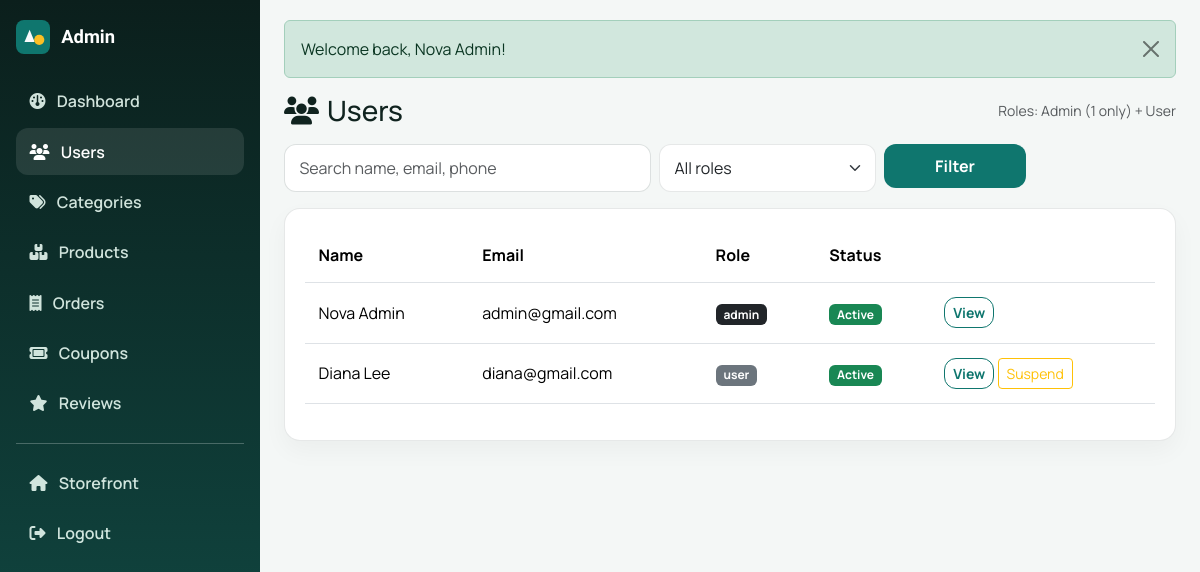
The page /admin/users.php (signed in) on the database its author committed.
### tables this page shows
CREATE TABLE users (
  id INT UNSIGNED AUTO_INCREMENT PRIMARY KEY,
  name VARCHAR(120) NOT NULL,
  email VARCHAR(190) NOT NULL UNIQUE,
  password VARCHAR(255) NOT NULL,
  phone VARCHAR(40) NOT NULL DEFAULT '',
  address TEXT NOT NULL,
  role ENUM('admin','user') NOT NULL DEFAULT 'user',
  status ENUM('active','suspended') NOT NULL DEFAULT 'active',
  must_change_password TINYINT(1) NOT NULL DEFAULT 0,
  avatar VARCHAR(255) DEFAULT NULL,
  store_name VARCHAR(150) DEFAULT NULL,
  created_at DATETIME NOT NULL,
  updated_at DATETIME NOT NULL,
  INDEX idx_users_role (role),
  INDEX idx_users_status (status)
);

### config/db.php (called while the page is built, shortened)
<?php
function db(): PDO
{
    static $pdo = null;
    if ($pdo instanceof PDO) {
        return $pdo;
    }
    $host = (string) env('DB_HOST', '127.0.0.1');
    $name = (string) env('DB_NAME', 'ecommerce');
    $user = (string) env('DB_USER', 'root');
    $pass = (string) env('DB_PASS', '');
    $charset = (string) env('DB_CHARSET', 'utf8mb4');
    $dsn = "mysql:host={$host};dbname={$name};charset={$charset}";
    try {
        $pdo = new PDO($dsn, $user, $pass, [
            PDO::ATTR_ERRMODE => PDO::ERRMODE_EXCEPTION,
            PDO::ATTR_DEFAULT_FETCH_MODE => PDO::FETCH_ASSOC,
            PDO::ATTR_EMULATE_PREPARES => false,
        ]);
    } catch (PDOException $e) {
        if (function_exists('app_log')) {
            app_log('database', 'Connection failed: ' . $e->getMessage());
        }
        $debug = defined('APP_DEBUG') ? APP_DEBUG : true;
        if ($debug) {
            http_response_code(500);
            echo '<h1>Database connection error</h1><p>Please check config/.env and ensure MySQL is running and the database is imported.</p>';
            if (function_exists('e')) {
                echo '<pre>' . e($e->getMessage()) . '</pre>';
            } else {
                echo '<pre>' . htmlspecialchars($e->getMessage(), ENT_QUOTES, 'UTF-8') . '</pre>';
            }
            exit;
        }
        http_response_code(500);
        echo '<h1>Service temporarily unavailable</h1><p>Please try again later.</p>';
        exit;
    }
    return $pdo;
}

### includes/auth.php (called while the page is built, shortened)
<?php
function current_user(): ?array
{
    static $cached = null;
    if ($cached !== null && (int) $cached['id'] === (int) $_SESSION['user_id']) {
        return $cached;
    }
    $stmt = db()->prepare('SELECT * FROM users WHERE id = ? LIMIT 1');
    $stmt->execute([(int) $_SESSION['user_id']]);
    $user = $stmt->fetch();
    return $user;
}
function is_logged_in(): bool
{
    return current_user() !== null;
}
function require_login(): void
{
    if (!is_logged_in()) {
        flash('warning', 'Please log in to continue.');
        redirect('/public/login.php');
    }
}
function require_role(string ...$roles): void
{
    require_login();
}
function require_admin(): void
{
    require_role('admin');
}

### admin/users.php (the view, shortened to what this page needs)
<?php
require_admin();
$pdo = db();
$q = trim((string) ($_GET['q'] ?? ''));
$where = ['1=1'];
$params = [];
$sql = 'SELECT * FROM users WHERE ' . implode(' AND ', $where) . ' ORDER BY FIELD(role, "admin", "user"), created_at DESC';
$stmt = $pdo->prepare($sql);
$stmt->execute($params);
$users = $stmt->fetchAll();
require NB_ROOT . '/includes/admin_header.php';
?>
<div class="d-flex justify-content-between align-items-center mb-3">
    <h1 class="h3 mb-0"><i class="fa-solid fa-users me-2"></i>Users</h1>
    <span class="text-muted small">Roles: Admin (1 only) + User</span>
</div>
<form class="row g-2 mb-3" method="get">
    <div class="col-md-5"><input class="form-control" name="q" value="<?= e($q) ?>" placeholder="Search name, email, phone"></div>
    <div class="col-md-3">
        <select class="form-select" name="role">
            <option value="">All roles</option>
        </select>
    </div>
    <div class="col-md-2"><button class="btn btn-nb-primary w-100" type="submit">Filter</button></div>
</form>
<div class="nb-panel table-responsive">
    <table class="table align-middle">
        <thead><tr><th>Name</th><th>Email</th><th>Role</th><th>Status</th><th></th></tr></thead>
        <tbody>
        <?php foreach ($users as $u): ?>
            <tr>
                <td><?= e($u['name']) ?></td>
                <td><?= e($u['email']) ?></td>
                <td><span class="badge text-bg-<?= $u['role'] === 'admin' ? 'dark' : 'secondary' ?>"><?= e($u['role']) ?></span></td>
                <td><?= status_badge($u['status']) ?></td>
                <td class="text-nowrap">
                    <a class="btn btn-sm btn-nb-outline" href="<?= e(url('/admin/user_view.php?id=' . (int) $u['id'])) ?>">View</a>
                    <?php if ($u['role'] !== 'admin'): ?>
                    <form method="post" class="d-inline">
                        <button class="btn btn-sm btn-outline-warning" name="action" value="toggle_status" type="submit" data-confirm="Change user status?"><?= $u['status'] === 'active' ? 'Suspend' : 'Activate' ?></button>
                    </form>
                    <?php endif; ?>
                </td>
            </tr>
        <?php endforeach; ?>
        </tbody>
    </table>
</div>
<?php require NB_ROOT . '/includes/admin_footer.php'; ?>

### includes/functions.php (shortened to what this page needs)
<?php
function e(?string $value): string
{
    return htmlspecialchars((string) $value, ENT_QUOTES | ENT_SUBSTITUTE, 'UTF-8');
}
function url(string $path = ''): string
{
    $path = '/' . ltrim($path, '/');
    return APP_BASE_PATH . ($path === '/' ? '' : $path);
}
function status_badge(string $status): string
{
    $map = [
        'active' => 'success',
        'inactive' => 'secondary',
        'suspended' => 'danger',
        'pending' => 'warning',
        'paid' => 'info',
        'processing' => 'primary',
        'shipped' => 'info',
        'completed' => 'success',
        'cancelled' => 'danger',
        'failed' => 'danger',
        'refunded' => 'secondary',
        'approved' => 'success',
        'hidden' => 'secondary',
        'archived' => 'dark',
    ];
    $class = $map[$status] ?? 'secondary';
    return '<span class="badge text-bg-' . e($class) . '">' . e(ucfirst($status)) . '</span>';
}

### assets/css/style.css (style rules this page uses)
:root { --nb-ink: #10231f; --nb-muted: #5b6b66; --nb-surface: #f3f7f5; --nb-card: #ffffff; --nb-primary: #0f766e; --nb-primary-dark: #0b5f59; --nb-accent: #f59e0b; --nb-accent-dark: #d97706; --nb-line: rgba(16, 35, 31, 0.10); --nb-shadow: 0 18px 40px rgba(16, 35, 31, 0.08); --nb-radius: 18px; --nb-font: "Manrope", sans-serif; --nb-display: "Sora", sans-serif; }
* { box-sizing: border-box; }
body { margin: 0; font-family: var(--nb-font); color: var(--nb-ink); background: radial-gradient(circle at top left, rgba(15, 118, 110, 0.12), transparent 30%), radial-gradient(circle at top right, rgba(245, 158, 11, 0.12), transparent 28%), linear-gradient(180deg, #f7fbf9 0%, #eef5f2 100%); min-height: 100vh; }
a { color: var(--nb-primary); text-decoration: none; }
.btn-nb-primary { background: var(--nb-primary); border: none; color: #fff; font-weight: 700; border-radius: 12px; padding: 0.65rem 1.1rem; }
.btn-nb-outline { border: 1.5px solid var(--nb-primary); color: var(--nb-primary); background: transparent; font-weight: 700; border-radius: 12px; }
.nb-panel { background: var(--nb-card); border: 1px solid var(--nb-line); border-radius: var(--nb-radius); padding: 1.25rem; box-shadow: 0 10px 24px rgba(16, 35, 31, 0.04); }
.form-control, .form-select { border-radius: 12px; border-color: var(--nb-line); padding: 0.7rem 0.9rem; }
.table-responsive { border-radius: 16px; }
.table > :not(caption) > * > * { padding: 0.9rem 0.85rem; }

### assets/css/admin.css (style rules this page uses)
body.nb-admin { background: #f4f7f6; }

### rows shown on the page
users: name "Nova Admin", email "admin@gmail.com", role "admin", status "Active"
users: name "Diana Lee", email "diana@gmail.com", role "user", status "Active", shows "Suspend"

### other values the page prints
$link[0] "Dashboard"
$link[0] "Users"
$link[0] "Categories"
$link[0] "Products"
$link[0] "Orders"
$link[0] "Coupons"
$link[0] "Reviews"
$flash['message'] "Welcome back, Nova Admin!"
